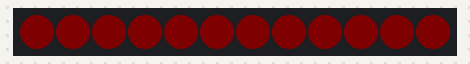
The sketch below on a simulated ATtiny85, built with avr-gcc and run on an emulated ATtiny85. Parts: 12 RGB LEDs in strip order, left to right. Dim RGB values are drawn brighter than linear.

Above: at 0.1 s.
At 0.9 s:
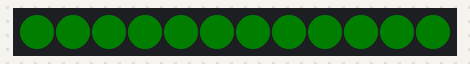
At 1.8 s:
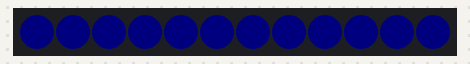
At 3.4 s:
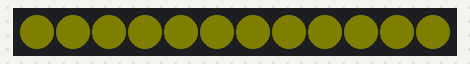
At 4.3 s:
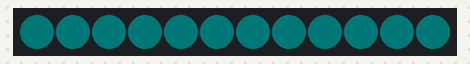

Measured:
- by itself, everything shown: repeats every 5.9 s, in 14 steps
- what the display in image 0 shows lasts 0.8 s, from 0.0 s to 0.8 s

The sketch:

BouleNoel2024B01.ino
```cpp
  // BouleNoel2024B01
  // 7 couleurs une à une
  // ATtiny85
  // Ring 12 LEDs
  // claude.dufourmont@laposte.net
  // https://www.youtube.com/c/ClaudeDufourmont
  // https://github.com/claudiusmarius

  #include <Adafruit_NeoPixel.h>
  #define PIN 0          // La broche de l'ATtiny85 connectée aux NeoPixels
  #define NUMPIXELS 12    // Nombre de pixels que tu veux allumer
  #define BRIGHTNESS 4

  Adafruit_NeoPixel pixels(NUMPIXELS, PIN, NEO_GRB + NEO_KHZ800);

  void setup()
{
  pixels.begin();      // Initialiser les NeoPixels
  pixels.setBrightness(BRIGHTNESS);
  pixels.show();       // Éteint tous les pixels au démarrage
  }

  void loop()
  {
  for (int i = 0; i < NUMPIXELS; i++)
  {
  pixels.setPixelColor(i, pixels.Color(255, 0, 0)); // Rouge
  pixels.show();        // Mettre à jour l'affichage avec la couleur définie
  delay(1);           // Pause pour voir les LEDs s’allumer une à une
  }

  delay(805);             // Pause pour observer le résultat
  pixels.clear();          // Éteindre tous les pixels
  pixels.show();
  delay(10);             // Pause avant de recommencer la boucle


  for (int i = 0; i < NUMPIXELS; i++)
  {
  pixels.setPixelColor(i, pixels.Color(0, 255, 0)); // vert
  pixels.show();        // Mettre à jour l'affichage avec la couleur définie
  delay(1);           // Pause pour voir les LEDs s’allumer une à une
  }

  delay(801);             // Pause pour observer le résultat
  pixels.clear();          // Éteindre tous les pixels
  pixels.show();
  delay(10);             // Pause avant de recommencer la boucle

  for (int i = 0; i < NUMPIXELS; i++)
  {
  pixels.setPixelColor(i, pixels.Color(0, 0, 255)); // Bleu
  pixels.show();        // Mettre à jour l'affichage avec la couleur définie
  delay(1);           // Pause pour voir les LEDs s’allumer une à une
  }

  delay(803);             // Pause pour observer le résultat
  pixels.clear();          // Éteindre tous les pixels
  pixels.show();
  delay(10);

  for (int i = 0; i < NUMPIXELS; i++)
  {
  pixels.setPixelColor(i, pixels.Color(255, 128, 0));
  pixels.show();        // Mettre à jour l'affichage avec la couleur définie
  delay(1);           // Pause pour voir les LEDs s’allumer une à une
  }

  delay(804);             // Pause pour observer le résultat
  pixels.clear();          // Éteindre tous les pixels
  pixels.show();
  delay(10);             // Pause avant de recommencer la boucle

  for (int i = 0; i < NUMPIXELS; i++)
  {
  pixels.setPixelColor(i, pixels.Color(255, 255, 0));
  pixels.show();        // Mettre à jour l'affichage avec la couleur définie
  delay(1);           // Pause pour voir les LEDs s’allumer une à une
  }

  delay(807);             // Pause pour observer le résultat
  pixels.clear();          // Éteindre tous les pixels
  pixels.show();
  delay(10);             // Pause avant de recommencer la boucle

  for (int i = 0; i < NUMPIXELS; i++)
  {
  pixels.setPixelColor(i, pixels.Color(0, 128, 128));
  pixels.show();        // Mettre à jour l'affichage avec la couleur définie
  delay(1);           // Pause pour voir les LEDs s’allumer une à une
  }

  delay(806);             // Pause pour observer le résultat
  pixels.clear();          // Éteindre tous les pixels
  pixels.show();
  delay(10);

  for (int i = 0; i < NUMPIXELS; i++)
  {
  pixels.setPixelColor(i, pixels.Color(255, 0, 128));
  pixels.show();        // Mettre à jour l'affichage avec la couleur définie
  delay(1);           // Pause pour voir les LEDs s’allumer une à une
  }

  delay(800);             // Pause pour observer le résultat
  pixels.clear();          // Éteindre tous les pixels
  pixels.show();
  delay(10);
  }
```
